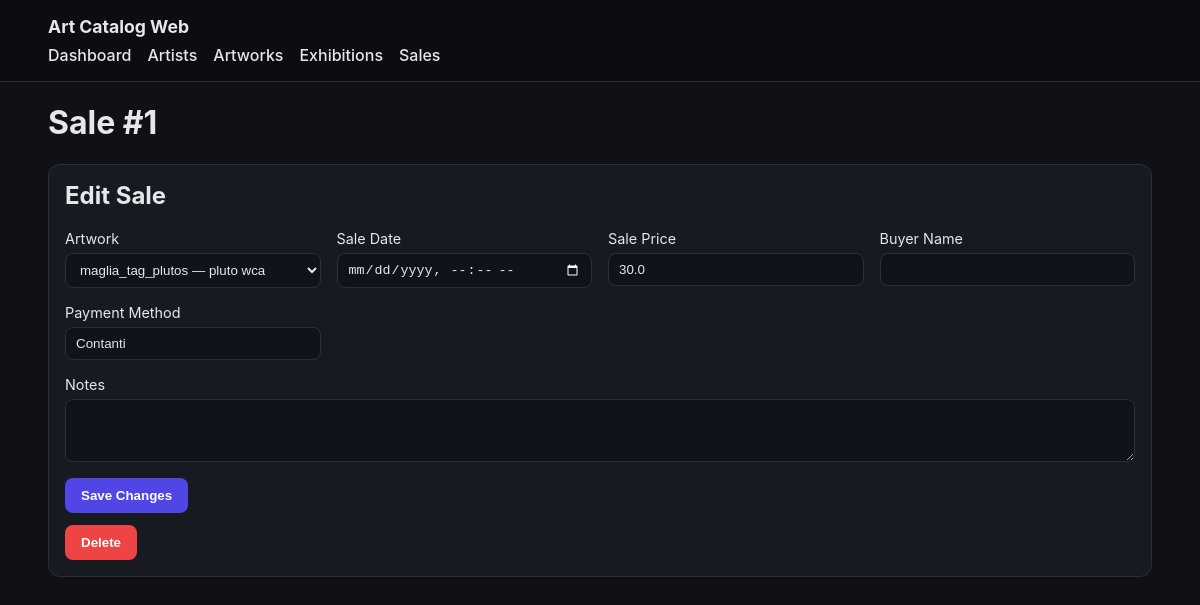
Screenshot of /sales/1 with the database file from the repository.
### tables this page shows
CREATE TABLE sale (
    id INTEGER PRIMARY KEY AUTOINCREMENT,

    artwork_id INTEGER NOT NULL,
    sale_date TEXT NOT NULL,     -- ISO datetime
    sale_price REAL NOT NULL,    -- Prezzo finale
    buyer_name TEXT,             -- Cliente
    payment_method TEXT,         -- cash, card, bank, crypto, ecc.
    notes TEXT,

    FOREIGN KEY (artwork_id)
        REFERENCES artwork(id)
);

CREATE TABLE artwork (
    id INTEGER PRIMARY KEY AUTOINCREMENT,

    artist_id INTEGER,           -- FK verso artist (puo essere NULL)
    title TEXT NOT NULL,         -- Titolo opera / articolo
    description TEXT,            -- Descrizione estesa
    type TEXT,                   -- painting, sculpture, print, merch, ecc.
    year INTEGER,                -- Anno di produzione
    price REAL,                  -- Prezzo di listino
    artist_cut_percent REAL DEFAULT 10, -- Percentuale riconosciuta all'artista
    image TEXT,                  -- Nome file immagine (NO path)
    status TEXT DEFAULT 'available',
    notes TEXT, quantity INTEGER DEFAULT 1, code TEXT,                  -- Note interne

    FOREIGN KEY (artist_id)
        REFERENCES artist(id)
        ON DELETE SET NULL
);

### webapp/app.py (the view, shortened to what this page needs)
    @app.route("/sales/<int:sale_id>", methods=["GET", "POST"])
    def sale_detail(sale_id: int):
        _, artwork_repo, _, sale_repo = get_repos()
        sale = sale_repo.get_by_id(sale_id)
        if sale is None:
            flash("Sale not found.", "error")
            return redirect(url_for("sales"))
        artworks = artwork_repo.get_all()
        return render_template("sale_detail.html", sale=sale, artworks=artworks)

### core/database.py (called while the page is built)
    def execute(self, query: str, params: tuple = ()):
        cur = self.conn.cursor()
        cur.execute(query, params)
        self.conn.commit()
        return cur

    def close(self):
        self.conn.close()

### core/repositories/artwork_repo.py (called while the page is built, shortened)
    def _ensure_artist_cut_column(self):
        cursor = self.db.execute("PRAGMA table_info(artwork)")
        columns = {row[1] for row in cursor.fetchall()}

    def _ensure_quantity_column(self):
        cursor = self.db.execute("PRAGMA table_info(artwork)")
        columns = {row[1] for row in cursor.fetchall()}

    def _ensure_code_column(self):
        cursor = self.db.execute("PRAGMA table_info(artwork)")
        columns = {row[1] for row in cursor.fetchall()}
        try:
            self.db.execute(
                "CREATE UNIQUE INDEX IF NOT EXISTS idx_artwork_code ON artwork(code)"
            )
        except Exception:
            pass

    def get_all(self):
        cursor = self.db.execute(
            """
            SELECT a.*, ar.name as artist_name
            FROM artwork a
            LEFT JOIN artist ar ON a.artist_id = ar.id
            ORDER BY a.title
            """
        )
        return cursor.fetchall()

### core/repositories/sale_repo.py (called while the page is built)
    def get_by_id(self, sale_id: int):
        cursor = self.db.execute(
            """
            SELECT s.*, a.title as artwork_title, ar.name as artist_name
            FROM sale s
            INNER JOIN artwork a ON s.artwork_id = a.id
            LEFT JOIN artist ar ON a.artist_id = ar.id
            WHERE s.id = ?
            """,
            (sale_id,)
        )
        return cursor.fetchone()

### webapp/app.py (called while the page is built)
def get_db() -> Database:
    db: Optional[Database] = g.get("db")
    if db is None:
        db = Database(DB_PATH)
        g.db = db
    return db

def get_repos():
    db = get_db()
    return (
        ArtistRepository(db),
        ArtworkRepository(db),
        ExhibitionRepository(db),
        SaleRepository(db),
    )

### webapp/templates/sale_detail.html
{% extends "base.html" %}
{% block content %}
<h1>Sale #{{ sale["id"] }}</h1>
<section class="card form-card">
    <h2>Edit Sale</h2>
    <form method="post" class="grid-form">
        <label>
            Artwork
            <select name="artwork_id" required>
                {% for artwork in artworks %}
                    <option value="{{ artwork['id'] }}" {% if sale['artwork_id'] == artwork['id'] %}selected{% endif %}>
                        {{ artwork['title'] }}{% if artwork['artist_name'] %} — {{ artwork['artist_name'] }}{% endif %}
                    </option>
                {% endfor %}
            </select>
        </label>
        <label>
            Sale Date
            <input type="datetime-local" name="sale_date" value="{{ (sale['sale_date'] or '')|replace(' ', 'T') }}" required>
        </label>
        <label>
            Sale Price
            <input type="number" name="sale_price" step="0.01" value="{{ sale['sale_price'] }}" required>
        </label>
        <label>
            Buyer Name
            <input type="text" name="buyer_name" value="{{ sale['buyer_name'] or '' }}">
        </label>
        <label>
            Payment Method
            <input type="text" name="payment_method" value="{{ sale['payment_method'] or '' }}">
        </label>
        <label class="full">
            Notes
            <textarea name="notes" rows="3">{{ sale['notes'] or '' }}</textarea>
        </label>
        <div class="actions">
            <button type="submit">Save Changes</button>
        </div>
    </form>
    <form method="post" action="{{ url_for('sale_delete', sale_id=sale['id']) }}" onsubmit="return confirm('Delete this sale?');" class="inline-form">
        <button type="submit" class="danger">Delete</button>
    </form>
</section>
{% endblock %}

### webapp/static/style.css (style rules this page uses)
:root { color-scheme: dark; --bg: #0f1117; --card: #171a21; --text: #e5e7eb; --muted: #9ca3af; --accent: #4f46e5; --accent-2: #22c55e; --danger: #ef4444; --border: #2a2f3a; }
* { box-sizing: border-box; }
body { margin: 0; font-family: "Inter", system-ui, -apple-system, sans-serif; background: var(--bg); color: var(--text); }
.card { background: var(--card); border: 1px solid var(--border); border-radius: 12px; padding: 16px; margin: 20px 0; }
.form-card h2 { margin-top: 0; }
.grid-form { display: grid; grid-template-columns: repeat(auto-fit, minmax(220px, 1fr)); gap: 16px; }
.grid-form label { display: flex; flex-direction: column; gap: 6px; font-size: 0.9rem; }
.grid-form label.full { grid-column: 1 / -1; }
input, select, textarea { background: #11131a; border: 1px solid var(--border); border-radius: 8px; padding: 8px 10px; color: var(--text); }
button { background: var(--accent); border: none; border-radius: 8px; color: white; font-weight: 600; padding: 10px 16px; cursor: pointer; width: fit-content; }
button.danger { background: var(--danger); }
.actions { display: flex; gap: 12px; align-items: center; }
.inline-form { display: inline-flex; gap: 12px; align-items: center; margin-top: 12px; }

### rows the page displays
sale: id "1", artwork_id "maglia_tag_plutos — pluto wca", sale_price "30.0", payment_method "Contanti"
